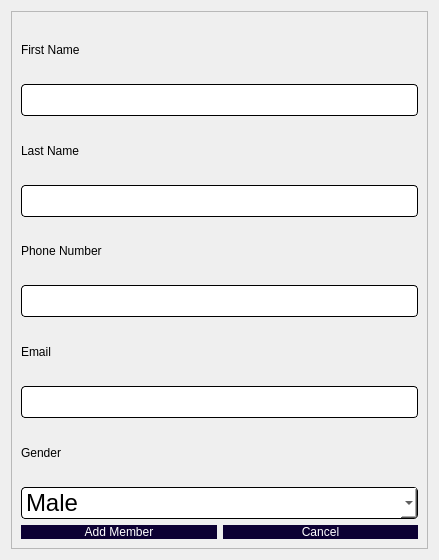
<?xml version="1.0" encoding="UTF-8"?>
<ui version="4.0">
 <class>addMember</class>
 <widget class="QDialog" name="addMember">
  <property name="geometry">
   <rect>
    <x>0</x>
    <y>0</y>
    <width>439</width>
    <height>560</height>
   </rect>
  </property>
  <property name="windowTitle">
   <string>Dialog</string>
  </property>
  <layout class="QVBoxLayout" name="verticalLayout_3">
   <item>
    <widget class="QFrame" name="frame">
     <property name="frameShape">
      <enum>QFrame::StyledPanel</enum>
     </property>
     <property name="frameShadow">
      <enum>QFrame::Raised</enum>
     </property>
     <layout class="QVBoxLayout" name="verticalLayout_2">
      <item>
       <layout class="QVBoxLayout" name="verticalLayout">
        <item>
         <widget class="QLabel" name="label_6">
          <property name="styleSheet">
           <string notr="true">font: 13pt &quot;Lato&quot;;
color: rgb(0, 0, 0);</string>
          </property>
          <property name="text">
           <string>First Name</string>
          </property>
         </widget>
        </item>
        <item>
         <widget class="QLineEdit" name="firstName">
          <property name="styleSheet">
           <string notr="true">QLineEdit{
	background-color: rgb(255, 255, 255);
	 border: 1px  solid;
     border-radius: 4px;
	font: 24px
}</string>
          </property>
         </widget>
        </item>
       </layout>
      </item>
      <item>
       <layout class="QVBoxLayout" name="verticalLayout_10">
        <item>
         <widget class="QLabel" name="label_10">
          <property name="styleSheet">
           <string notr="true">font: 13pt &quot;Lato&quot;;
color: rgb(0, 0, 0);</string>
          </property>
          <property name="text">
           <string>Last Name </string>
          </property>
         </widget>
        </item>
        <item>
         <widget class="QLineEdit" name="lastName">
          <property name="styleSheet">
           <string notr="true">QLineEdit{
	background-color: rgb(255, 255, 255);
	 border: 1px  solid;
     border-radius: 4px;
	font: 24px
}</string>
          </property>
         </widget>
        </item>
       </layout>
      </item>
      <item>
       <layout class="QVBoxLayout" name="verticalLayout_7">
        <item>
         <widget class="QLabel" name="label_7">
          <property name="styleSheet">
           <string notr="true">font: 13pt &quot;Lato&quot;;
color: rgb(0, 0, 0);</string>
          </property>
          <property name="text">
           <string>Phone Number</string>
          </property>
         </widget>
        </item>
        <item>
         <widget class="QLineEdit" name="phone">
          <property name="styleSheet">
           <string notr="true">QLineEdit{
	background-color: rgb(255, 255, 255);
	 border: 1px  solid;
     border-radius: 4px;
	font: 24px
}</string>
          </property>
         </widget>
        </item>
       </layout>
      </item>
      <item>
       <layout class="QVBoxLayout" name="verticalLayout_8">
        <item>
         <widget class="QLabel" name="label_8">
          <property name="styleSheet">
           <string notr="true">font: 13pt &quot;Lato&quot;;
color: rgb(0, 0, 0);</string>
          </property>
          <property name="text">
           <string>Email </string>
          </property>
         </widget>
        </item>
        <item>
         <widget class="QLineEdit" name="email">
          <property name="styleSheet">
           <string notr="true">QLineEdit{
	background-color: rgb(255, 255, 255);
	 border: 1px  solid;
     border-radius: 4px;
	font: 24px
}</string>
          </property>
         </widget>
        </item>
       </layout>
      </item>
      <item>
       <layout class="QVBoxLayout" name="verticalLayout_9">
        <item>
         <widget class="QLabel" name="label_9">
          <property name="styleSheet">
           <string notr="true">font: 13pt &quot;Lato&quot;;
color: rgb(0, 0, 0);</string>
          </property>
          <property name="text">
           <string>Gender</string>
          </property>
         </widget>
        </item>
        <item>
         <widget class="QComboBox" name="gender">
          <property name="styleSheet">
           <string notr="true">QComboBox{
	background-color: rgb(255, 255, 255);
	 border: 1px  solid;
     border-radius: 4px;
	font: 24px
}</string>
          </property>
          <item>
           <property name="text">
            <string>Male</string>
           </property>
          </item>
          <item>
           <property name="text">
            <string>Female</string>
           </property>
          </item>
         </widget>
        </item>
       </layout>
      </item>
      <item>
       <layout class="QHBoxLayout" name="horizontalLayout">
        <item>
         <widget class="QPushButton" name="addMemberButton">
          <property name="styleSheet">
           <string notr="true">QPushButton{
border-radius:15px;
padding : 0 4px;
background: #0c0033;
border -radius:10px;
color: rgb(255, 255, 255);
font: 12pt &quot;Lato Black&quot;;
}
QPushButton:hover:!pressed
{

background:#ababab;
}
QToolButton
{

border-radius:10px;
bacground:red;
color:red;
}

QPushButton:pressed
{
              font-size: 19px;
              transition: 0.9s; 
}</string>
          </property>
          <property name="text">
           <string>Add Member</string>
          </property>
         </widget>
        </item>
        <item>
         <widget class="QPushButton" name="pushButton">
          <property name="styleSheet">
           <string notr="true">QPushButton{
border-radius:15px;
padding : 0 4px;
background: #0c0033;
border -radius:10px;
color: rgb(255, 255, 255);
font: 12pt &quot;Lato Black&quot;;
}
QPushButton:hover:!pressed
{

background:#ababab;
}
QToolButton
{

border-radius:10px;
bacground:red;
color:red;
}

QPushButton:pressed
{
              font-size: 19px;
              transition: 0.9s; 
}</string>
          </property>
          <property name="text">
           <string>Cancel</string>
          </property>
         </widget>
        </item>
       </layout>
      </item>
     </layout>
    </widget>
   </item>
  </layout>
 </widget>
 <resources/>
 <connections/>
</ui>
